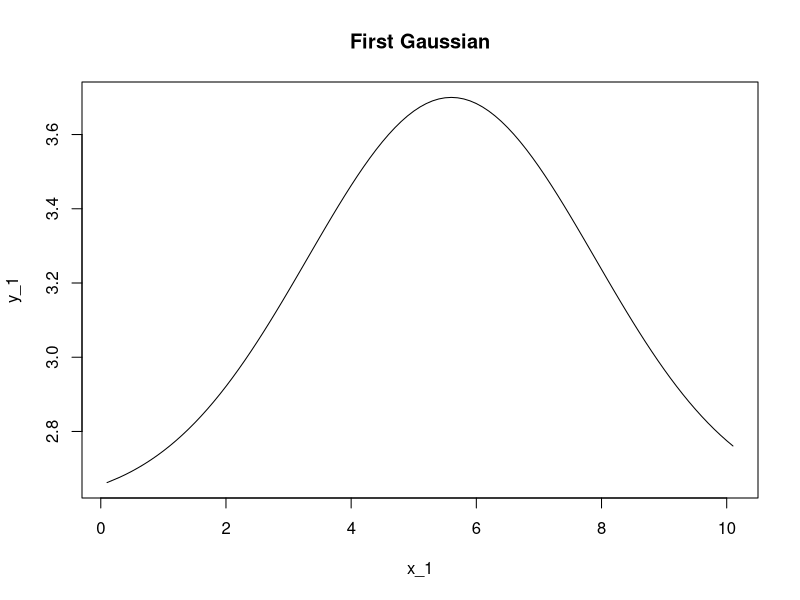
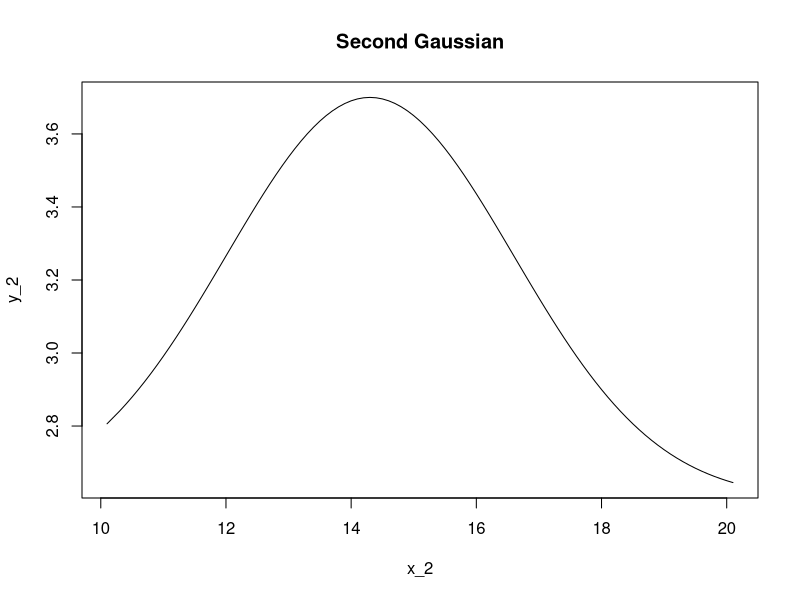
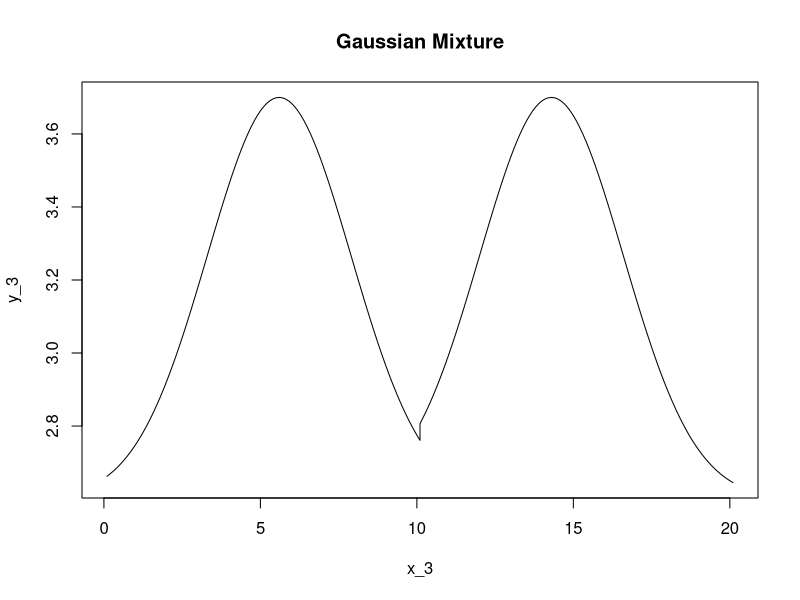

Here is the R script that generated these plots, in order:
x_1 = 0
y_1 = 0
for(i in 1:100)
{
  x_1[i] = x_1+0.1*i
  y_1[i] = (1.1/((2.73)^(((x_1[i]-5.6)^2)/(2*(2.3)^2))) + 2.6)
}
plot(x_1,y_1,type = "l",main="First Gaussian")  


x_2 = 10
y_2 = 0
for(i in 1:100)
{
  x_2[i] = x_2+0.1*i
  y_2[i] = (1.1/((2.73)^(((x_2[i]-14.3)^2)/(2*(2.3)^2))) + 2.6)
}
title = "Second Gaussian"
plot(x_2,y_2,type="l",main="Second Gaussian")

x_3 = c(x_1,x_2)
y_3 = c(y_1,y_2)
plot(x_3,y_3,type="l",main="Gaussian Mixture")

# Mapping data to higher dimensions 

x_12 = x_1 ^ 2
y_12 = y_1 ^ 2
x_1y_1 = x_1 * y_1
x_1y_12 = x_1 * y_12
x_12y_1 = x_12 * y_1
x_12y_12 = x_12 * y_12


x_22 = x_2 ^ 2
y_22 = y_2 ^ 2
x_2y_2 = x_2 * y_2
x_2y_22 = x_2 * y_22
x_22y_2 = x_22 * y_2
x_22y_22 = x_22 * y_22

y_1f = 0
y_1f = cbind(x_1,y_1,x_12,y_12,x_1y_1,x_12y_1,x_1y_12,x_12y_12)
y_1f
y_2f = 0
y_2f = cbind(x_2,y_2,x_22,y_22,x_2y_2,x_22y_2,x_2y_22,x_22y_22)
y_2f


# Normalizing the data 
mean_1 = 0
sdev_1 = 0
for(j in 1:8)
{
  mean_1[j] = mean(y_1f[j,])  
  sdev_1[j] = sd(y_1f[j,])
  for(i in 1:100)
  {
    y_1f[i,j] = ((y_1f[i,j]-mean_1[j])/sdev_1[j])
  }
}
mean_2 = 0
sdev_2 = 0
for(j in 1:8)
{
  mean_2[j] = mean(y_2f[j,])  
  sdev_2[j] = sd(y_2f[j,])
  for(i in 1:100)
  {
    y_2f[i,j] = ((y_2f[i,j]-mean_2[j])/sdev_2[j])
  }
}

# Deriving the Standard Deviation 
sigma = 0
co_var = 0
for(i in 1:8)
{
  x = y_1f[,i]
  x = as.matrix(x)
  sigma = sigma + (x %*% t(x) )
  co_var [i]= cov(x) 
}
eigen(sigma) 

# PCA Features
# EM
#============================================================================== 
#COMPUTING P(L|X[I];theta)
Prob_of_l = function()
{
# Probability of L for the First Gaussian 
  prob_l = 0
  alpha = 0                  
  alpha[1] = 100
  alpha[2] = 100
  sigma1 = 150
  pl = 0
  mean_1 = 4
  sdev_1 = 0
  y_1f = cbind(x_1,y_1,x_12,y_12,x_1y_1,x_12y_1,x_1y_12,x_12y_12)
  for(j in 1:8)
  {
    mean_1[j] = mean(y_1f[,j])  
    sdev_1[j] = sd(y_1f[,j])
    for(i in 1:100)
    {      
      y_1f[i,j] = ((y_1f[i,j]-mean_1[j])/sdev_1[j])
    }
  }
  mu_init = 12
  mean_1 = mean_1 
  x = y_1f[1,] - mu_init 
  x = as.matrix(x)
  co_var = cov(y_1f)
  co_var = co_var[1,]
  co_var = as.matrix(co_var)
  pl[1] = ((1/(((2*pi)^4))*(det(cov(y_1f))^(1/2))) * exp( (-1/2) * t(x)  %*% co_var ) )
  pl

  
# Probability of L for the Second Gaussian   
  y_2f = cbind(x_2,y_2,x_22,y_22,x_2y_2,x_22y_2,x_2y_22,x_22y_22)
  mean_2 = 0
  sdev_2 = 0
  for(j in 1:8)
  {
    mean_2[j] = mean(y_2f[,j])  
    sdev_2[j] = sd(y_2f[,j])
    for(i in 1:100)
    {
      y_2f[i,j] = ((y_2f[i,j]-mean_2[j])/sdev_2[j])
    }
  }
  mean_2 = mean_2
  x = y_2f[1,] - mu_init
  x = as.matrix(x)
  co_var = cov(y_2f)
  co_var = co_var[1,]
  co_var = as.matrix(co_var)
  pl[2] = ((1/(((2*pi)^4))*(det(cov(y_2f))^(1/2))) * exp( (-1/2) * t(x)  %*% co_var ) )

# Probability of L for the Mixed Gaussians 
  for(i in 1:2)                               
  {
    prob_l[i] = alpha[i] * pl[i] / sum(alpha * pl)
  }
  prob_l
}
rm(list=ls())
